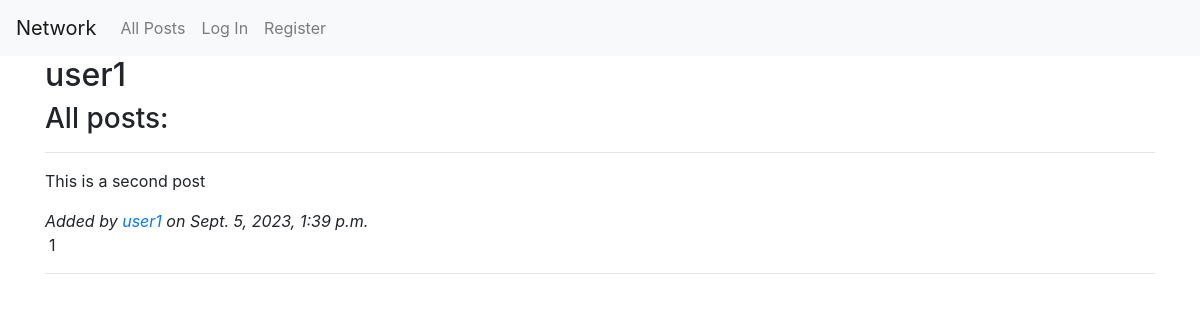
/profile/user1, run on the app's committed database.
### network/models.py (models this page shows, shortened)
class User(AbstractUser):
    def serialize(self):
        return {
            "id": self.id,
            "username": self.username,
            "following":[follow.followed.username for follow in self.followed_by.all()] if self.followed_by else [],
            "followers": [follow.follower.username for follow in self.following.all()] if self.following else [],
        }

class Post(models.Model):
    body = models.CharField(max_length=1000)
    author = models.ForeignKey(User, on_delete=models.CASCADE, related_name="posts")
    date_posted = models.DateTimeField(auto_now_add=True)
    likes = models.ManyToManyField(User, related_name="liked_posts", blank=True)
    def like_count(self):
        if self.likes:
            likes_nr = self.likes.count()
        else:
            likes_nr = 0
        return likes_nr

### network/views.py (the view)
# urls.py: path("profile/<str:username>", views.profile, name="profile"),
def profile(request, username):
    try:
        user = User.objects.get(username=username)
        return render(request, "network/profile.html", {
            "user_profile": user,
        })
    except:
        return render(request, "network/profile.html", {
            "error": "There is no such profile.",
        })

### network/templates/network/profile.html (shortened to what this page needs)
{% extends 'network/layout.html' %}
{% load static %}
{% block body %}
    <h2>{{user_profile.username}}</h2>
    <h3>All posts: </h3>
    <hr>
    {% for post in user_profile.posts.all %}
        <div class="post">
            <p class="content">{{post.body}}</p>
            <div class="post-info font-italic">
                Added by <a href="{% url 'profile' post.author %}"><span class="author">{{post.author}}</span></a>
                <span class="timestamp">on {{post.date_posted}}</span>
            </div>
            <div class="like d-flex" data-post_id={{post.id}}>
                <span class="like_count pl-1">{{post.like_count}}</span>
            </div>
        </div>
        <hr>
    {% endfor %}
{% endblock body %}

### data on the page
User: username "user1"
Post: body "This is a second post", author "user1", date_posted "Sept. 5, 2023, 1:39 p.m.", like_count "1"
